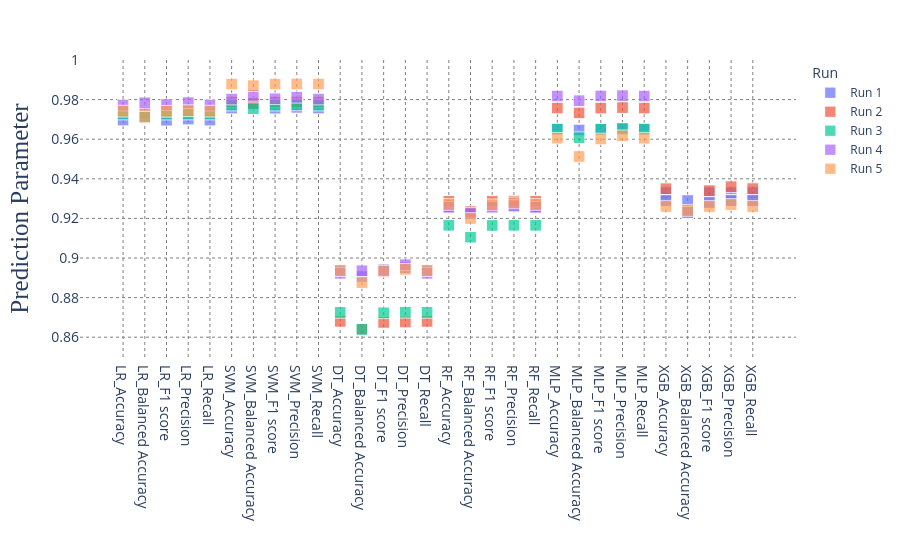

Notebook code cell kept with this figure:
### Code cell
fig = px.scatter(df, x="variable", y="value", color="Run")
fig.update_layout(
    showlegend=True,
    plot_bgcolor='rgba(0, 0, 0, 0)',
)

fig.update_xaxes(showgrid=True, gridcolor='gray', griddash='dot',
                 title_font=dict(size=16, family="Calibre Light"), title_text="", tickfont=dict(size=14))
fig.update_yaxes(showgrid=True, gridcolor='gray', griddash='dot',
                 title_font=dict(size=25, family="Calibre Light"), title_text="Prediction Parameter",
                tickfont=dict(size=14))
scaling_factor = 12  
sizes = df['value'] * scaling_factor

fig.update_traces(marker=dict(size=sizes, symbol='square'))

y_axis_limit = (0.85, 1)
fig.update_yaxes(range=y_axis_limit)
fig.show()
# pio.write_image(fig, 'prediction_parameter.png', scale=20)

### Figure 1 — Plotly figure (JSON) as saved in the notebook; plotly's stock layout.template omitted (floating-point values rounded to 4 significant figures; data arrays with more than 128 entries replaced by an {"elided": "..."} marker saying what was removed)
{"data": [{"hovertemplate": "Run=Run 1<br>variable=%{x}<br>value=%{y}<extra></extra>", "legendgroup": "Run 1", "marker": {"color": "#636efa", "size": {"elided": "150 float values"}, "symbol": "square"}, "mode": "markers", "name": "Run 1", "orientation": "v", "showlegend": true, "type": "scatter", "x": ["LR_Accuracy", "LR_Balanced Accuracy", "LR_F1 score", "LR_Precision", "LR_Recall", "SVM_Accuracy", "SVM_Balanced Accuracy", "SVM_F1 score", "SVM_Precision", "SVM_Recall", "DT_Accuracy", "DT_Balanced Accuracy", "DT_F1 score", "DT_Precision", "DT_Recall", "RF_Accuracy", "RF_Balanced Accuracy", "RF_F1 score", "RF_Precision", "RF_Recall", "MLP_Accuracy", "MLP_Balanced Accuracy", "MLP_F1 score", "MLP_Precision", "MLP_Recall", "XGB_Accuracy", "XGB_Balanced Accuracy", "XGB_F1 score", "XGB_Precision", "XGB_Recall"], "xaxis": "x", "y": [0.9697, 0.9718, 0.9696, 0.9702, 0.9697, 0.9757, 0.978, 0.9757, 0.9761, 0.9757, 0.8938, 0.8906, 0.8941, 0.8951, 0.8938, 0.9256, 0.9226, 0.9256, 0.926, 0.9256, 0.9651, 0.9646, 0.965, 0.9651, 0.9651, 0.933, 0.929, 0.933, 0.933, 0.933], "yaxis": "y"}, {"hovertemplate": "Run=Run 2<br>variable=%{x}<br>value=%{y}<extra></extra>", "legendgroup": "Run 2", "marker": {"color": "#EF553B", "size": {"elided": "150 float values"}, "symbol": "square"}, "mode": "markers", "name": "Run 2", "orientation": "v", "showlegend": true, "type": "scatter", "x": ["LR_Accuracy", "LR_Balanced Accuracy", "LR_F1 score", "LR_Precision", "LR_Recall", "SVM_Accuracy", "SVM_Balanced Accuracy", "SVM_F1 score", "SVM_Precision", "SVM_Recall", "DT_Accuracy", "DT_Balanced Accuracy", "DT_F1 score", "DT_Precision", "DT_Recall", "RF_Accuracy", "RF_Balanced Accuracy", "RF_F1 score", "RF_Precision", "RF_Recall", "MLP_Accuracy", "MLP_Balanced Accuracy", "MLP_F1 score", "MLP_Precision", "MLP_Recall", "XGB_Accuracy", "XGB_Balanced Accuracy", "XGB_F1 score", "XGB_Precision", "XGB_Recall"], "xaxis": "x", "y": [0.9742, 0.9731, 0.9742, 0.9742, 0.9742, 0.9788, 0.978, 0.9788, 0.9788, 0.9788, 0.868, 0.864, 0.8675, 0.8677, 0.868, 0.9287, 0.9234, 0.9287, 0.9287, 0.9287, 0.9757, 0.9733, 0.9757, 0.976, 0.9757, 0.935, 0.923, 0.934, 0.936, 0.935], "yaxis": "y"}, {"hovertemplate": "Run=Run 3<br>variable=%{x}<br>value=%{y}<extra></extra>", "legendgroup": "Run 3", "marker": {"color": "#00cc96", "size": {"elided": "150 float values"}, "symbol": "square"}, "mode": "markers", "name": "Run 3", "orientation": "v", "showlegend": true, "type": "scatter", "x": ["LR_Accuracy", "LR_Balanced Accuracy", "LR_F1 score", "LR_Precision", "LR_Recall", "SVM_Accuracy", "SVM_Balanced Accuracy", "SVM_F1 score", "SVM_Precision", "SVM_Recall", "DT_Accuracy", "DT_Balanced Accuracy", "DT_F1 score", "DT_Precision", "DT_Recall", "RF_Accuracy", "RF_Balanced Accuracy", "RF_F1 score", "RF_Precision", "RF_Recall", "MLP_Accuracy", "MLP_Balanced Accuracy", "MLP_F1 score", "MLP_Precision", "MLP_Recall", "XGB_Accuracy", "XGB_Balanced Accuracy", "XGB_F1 score", "XGB_Precision", "XGB_Recall"], "xaxis": "x", "y": [0.9727, 0.9712, 0.9727, 0.9727, 0.9727, 0.9772, 0.9754, 0.9772, 0.9773, 0.9772, 0.8725, 0.8639, 0.8723, 0.8726, 0.8725, 0.9165, 0.9105, 0.9164, 0.9166, 0.9165, 0.9651, 0.9608, 0.965, 0.9655, 0.9651, 0.929, 0.923, 0.928, 0.929, 0.929], "yaxis": "y"}, {"hovertemplate": "Run=Run 4<br>variable=%{x}<br>value=%{y}<extra></extra>", "legendgroup": "Run 4", "marker": {"color": "#ab63fa", "size": {"elided": "150 float values"}, "symbol": "square"}, "mode": "markers", "name": "Run 4", "orientation": "v", "showlegend": true, "type": "scatter", "x": ["LR_Accuracy", "LR_Balanced Accuracy", "LR_F1 score", "LR_Precision", "LR_Recall", "SVM_Accuracy", "SVM_Balanced Accuracy", "SVM_F1 score", "SVM_Precision", "SVM_Recall", "DT_Accuracy", "DT_Balanced Accuracy", "DT_F1 score", "DT_Precision", "DT_Recall", "RF_Accuracy", "RF_Balanced Accuracy", "RF_F1 score", "RF_Precision", "RF_Recall", "MLP_Accuracy", "MLP_Balanced Accuracy", "MLP_F1 score", "MLP_Precision", "MLP_Recall", "XGB_Accuracy", "XGB_Balanced Accuracy", "XGB_F1 score", "XGB_Precision", "XGB_Recall"], "xaxis": "x", "y": [0.9772, 0.9784, 0.9775, 0.9785, 0.9772, 0.9803, 0.9822, 0.9804, 0.9812, 0.9803, 0.8923, 0.8935, 0.8932, 0.8966, 0.8923, 0.9256, 0.9225, 0.9258, 0.9265, 0.9256, 0.9818, 0.9794, 0.9818, 0.982, 0.9818, 0.929, 0.923, 0.928, 0.929, 0.929], "yaxis": "y"}, {"hovertemplate": "Run=Run 5<br>variable=%{x}<br>value=%{y}<extra></extra>", "legendgroup": "Run 5", "marker": {"color": "#FFA15A", "size": {"elided": "150 float values"}, "symbol": "square"}, "mode": "markers", "name": "Run 5", "orientation": "v", "showlegend": true, "type": "scatter", "x": ["LR_Accuracy", "LR_Balanced Accuracy", "LR_F1 score", "LR_Precision", "LR_Recall", "SVM_Accuracy", "SVM_Balanced Accuracy", "SVM_F1 score", "SVM_Precision", "SVM_Recall", "DT_Accuracy", "DT_Balanced Accuracy", "DT_F1 score", "DT_Precision", "DT_Recall", "RF_Accuracy", "RF_Balanced Accuracy", "RF_F1 score", "RF_Precision", "RF_Recall", "MLP_Accuracy", "MLP_Balanced Accuracy", "MLP_F1 score", "MLP_Precision", "MLP_Recall", "XGB_Accuracy", "XGB_Balanced Accuracy", "XGB_F1 score", "XGB_Precision", "XGB_Recall"], "xaxis": "x", "y": [0.9742, 0.9711, 0.9741, 0.9744, 0.9742, 0.9878, 0.987, 0.9878, 0.9879, 0.9878, 0.8936, 0.8876, 0.8935, 0.8943, 0.8936, 0.9271, 0.9199, 0.9268, 0.9278, 0.9271, 0.9605, 0.9513, 0.9601, 0.9617, 0.9605, 0.926, 0.924, 0.926, 0.927, 0.926], "yaxis": "y"}], "layout": {"legend": {"title": {"text": "Run"}, "tracegroupgap": 0}, "margin": {"t": 60}, "plot_bgcolor": "rgba(0, 0, 0, 0)", "showlegend": true, "xaxis": {"anchor": "y", "domain": [0, 1], "gridcolor": "gray", "griddash": "dot", "showgrid": true, "tickfont": {"size": 14}, "title": {"font": {"family": "Calibre Light", "size": 16}, "text": ""}}, "yaxis": {"anchor": "x", "domain": [0, 1], "gridcolor": "gray", "griddash": "dot", "range": [0.85, 1], "showgrid": true, "tickfont": {"size": 14}, "title": {"font": {"family": "Calibre Light", "size": 25}, "text": "Prediction Parameter"}}}}
